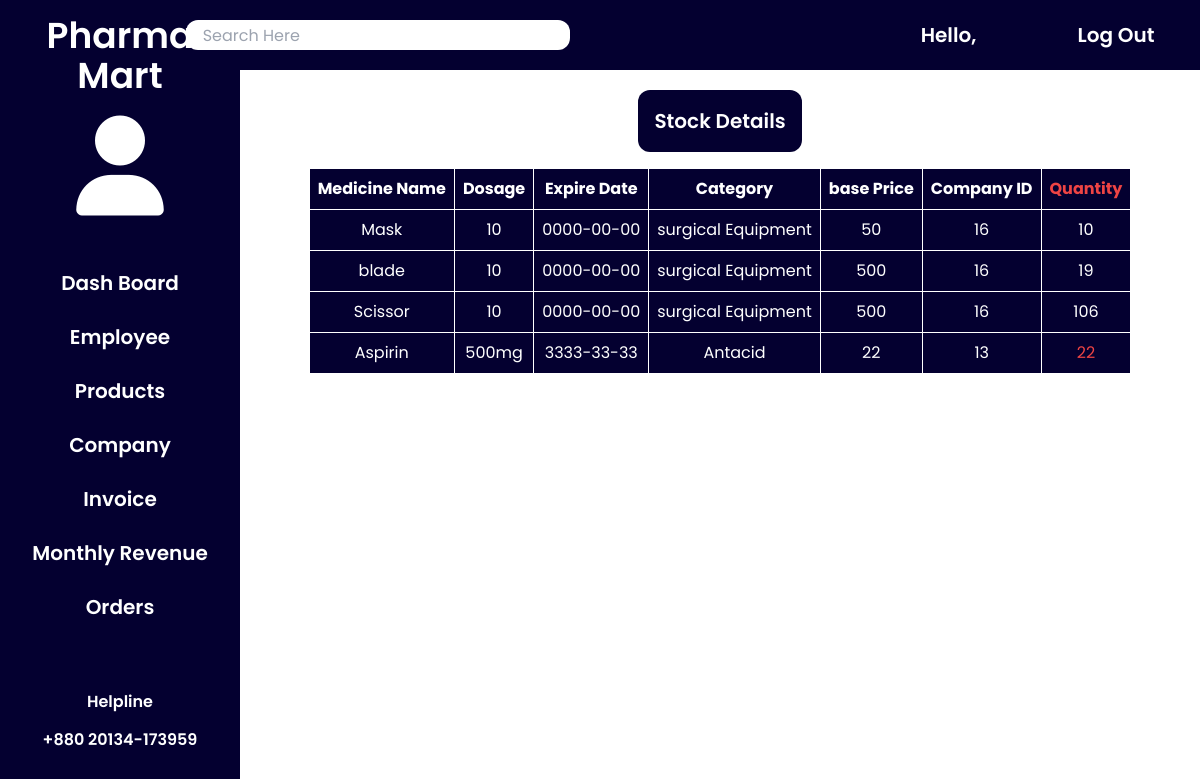
Page /Stock.php (signed in) on the committed database.
### tables this page shows
CREATE TABLE `medicine` (
  `medicine_name` varchar(20) NOT NULL,
  `dosage` varchar(50) DEFAULT NULL,
  `mgf` date NOT NULL,
  `exp` date NOT NULL,
  `category` varchar(80) NOT NULL,
  `quantity` int(80) NOT NULL,
  `base_price` varchar(80) NOT NULL,
  `sell_price` varchar(80) NOT NULL,
  `company_id` int(80) NOT NULL,
  `provider_id` int(11) DEFAULT NULL,
  `type` varchar(100) DEFAULT NULL
);

### Stock.php (the view, shortened to what this page needs)
<?php
    include('db_connect.php');
    $provider_id = $_SESSION['provider_id'];
    $sql = "SELECT* FROM medicine WHERE provider_id LIKE '$provider_id' AND dosage<100";
    $result = mysqli_query($conn,$sql);
?>
<!doctype html>
<html>
<head>
  <script src="https://cdn.tailwindcss.com"></script>
  <link rel="stylesheet" href="../css/all.min.css">
  <script src="js/tailwind.config.js"></script>
</head>
<body class="m-0 p-0 font-pop">
  <div class="flex">
    <div class="w-1/5 bg-navy text-white font-semibold text-center pt-4">
        <h3 class="text-4xl pb-5">Pharma Mart</h3>
        <i class="fa-solid fa-user text-white text-[100px]"></i>
            <nav class="">
                <ul class="flex pt-10 flex-col text-20">
                    <a href="index.php"><li class="block  hover:bg-li-navy hover:ease-in py-3 ease-out duration-400"> Dash Board</li></a>
                    <a href="employee.php"><li class="block  hover:bg-li-navy hover:ease-in py-3 ease-out duration-400">Employee</li></a>
                    <a href="medicine.php"><li class="block  hover:bg-li-navy hover:ease-in py-3 ease-out duration-400">Products</li></a>
                    <a href="company.php"><li class="block  hover:bg-li-navy hover:ease-in py-3 ease-out duration-400">Company</li></a>
                    <a href="invoice.php"><li class="block  hover:bg-li-navy hover:ease-in py-3 ease-out duration-400">Invoice</li></a>
                    <a href="#"><li class="block  hover:bg-li-navy hover:ease-in py-3 ease-out duration-400">Monthly Revenue</li></a>
                    <a href="#"><li class="block  hover:bg-li-navy hover:ease-in py-3 ease-out duration-400">Orders</li></a>
                </ul>
            </nav>
            <h2 class="pt-14 pb-1.5">Helpline</h2>
            <h3 class="pt-2 pb-20">+880 20134-173959</h3>
    </div>
    <div class="w-4/5">
        <div class="w-auto bg-navy flex justify-around p-5 text-white">
            <input type="text" class="w-96 rounded-xl h-[30px] font-normal ml-[-100px]" placeholder="    Search Here">
            <h1 class="font-semibold text-20 ml-[300px]">Hello, </h1>
            <a href="#" class="font-semibold text-20 ml-[50px]">Log Out</a>
        </div>
        <div class=" mt-5 text text-center">
    <h1 class="inline-block rounded-xl font-semibold text-20 text-white p-4 bg-navy">Stock Details</h1>
    <table class=" mt-4 table-auto text-center mx-auto bg-navy text-white border  border-white border-collapse">
        <thead>
            <tr class="">
                <th class="p-2 border  border-white">Medicine Name</th>
                <th class="p-2 border  border-white">Dosage</th>
                <th class="p-2 border  border-white">Expire Date</th>
                <th class="p-2 border  border-white">Category</th>
                <th class="p-2 border  border-white">base Price</th>
                <th class="p-2 border  border-white">Company ID</th>
                <th class="p-2 border  border-white text-red-500">Quantity</th>
            </tr>
        </thead>
        <?php
            while($row = mysqli_fetch_assoc($result)){
        ?>
            <tbody class="">
                <tr class="">
                    <td class="p-2 border  border-white"><?php echo $row['medicine_name']?></td>
                    <td class="p-2 border  border-white"><?php echo $row['dosage']?></td>
                <td class="p-2 border  border-white"><?php echo $row['exp']?></td>
                <td class="p-2 border  border-white"><?php echo $row['category']?></td>
                <td class="p-2 border  border-white"><?php echo $row['base_price']?></td>
                <td class="p-2 border  border-white"><?php echo $row['company_id']?></td>
                <td class="p-2 border  border-white"><?php echo $row['quantity']?></td>
                </tr>
            </tbody>
        <?php
        }
        ?>
        <tbody class="">
            <tr class="">
                <td class="p-2 border  border-white">Aspirin</td>
                <td class="p-2 border  border-white">500mg</td>
            <td class="p-2 border  border-white">3333-33-33</td>
            <td class="p-2 border  border-white">Antacid</td>
            <td class="p-2 border  border-white">22</td>
            <td class="p-2 border  border-white">13</td>
            <td class="p-2 border  border-white text-red-500">22</td>
            </tr>
        </tbody>
    </table>
</div>
    </div>
</div>
</body>
</html>

### rows in the picture
medicine: medicine_name "Mask", dosage "10", exp "0000-00-00", category "surgical Equipment", base_price "50", company "16", quantity "10"
medicine: medicine_name "blade", dosage "10", exp "0000-00-00", category "surgical Equipment", base_price "500", company "16", quantity "19"
medicine: medicine_name "Scissor", dosage "10", exp "0000-00-00", category "surgical Equipment", base_price "500", company "16", quantity "106"
